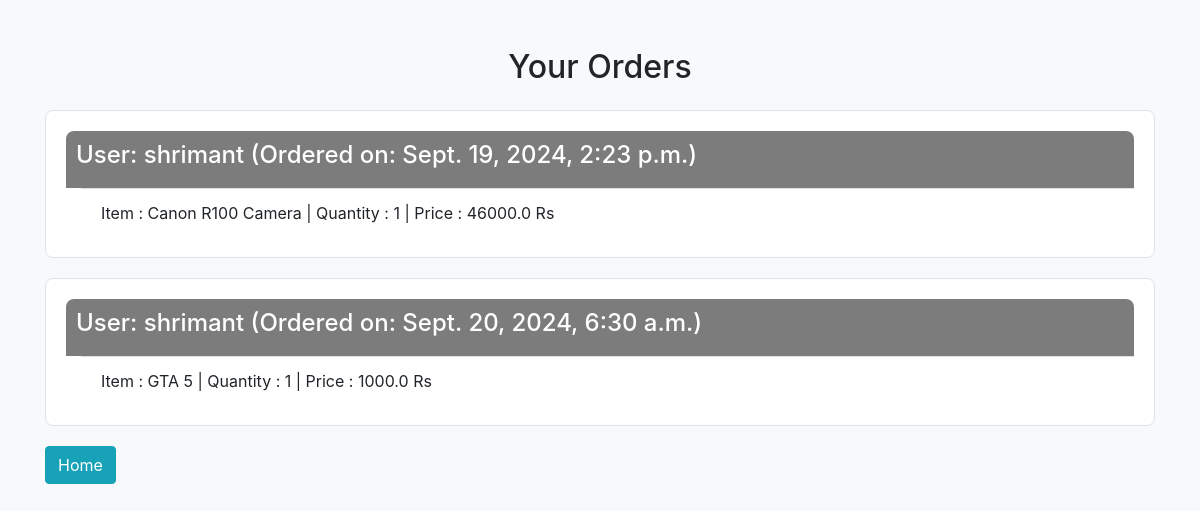
Page /orders (signed in) on the committed database.
### core/models.py (models this page shows, shortened)
class Order(models.Model):
    user = models.ForeignKey(User,on_delete=models.CASCADE)
    items = models.ManyToManyField(OrderItem)
    start_date = models.DateTimeField(auto_now_add=True)
    ordered_date = models.DateTimeField(auto_now_add=True)
    ordered = models.BooleanField(default=False)
    order_id = models.CharField(max_length=100,unique=True,default=None,blank=True,null=True)
    datetime_ofpayment = models.DateTimeField(auto_now_add=True)
    order_delivered = models.BooleanField(default=False)
    order_received = models.BooleanField(default=False)
    is_paid = models.BooleanField(default=False)

class OrderItem(models.Model):
    user = models.ForeignKey(User,on_delete=models.CASCADE)
    ordered = models.BooleanField(default=False)
    product = models.ForeignKey(Product,on_delete=models.CASCADE)
    quantity = models.IntegerField(default=1)

class Product(models.Model):
    name = models.CharField(max_length=100)
    category = models.ForeignKey('Category',on_delete=models.CASCADE,related_name='products')
    desc = models.TextField()
    price = models.FloatField(default=0.0)
    product_available_count = models.IntegerField(default=0)
    img = models.ImageField(upload_to='images')

### core/views.py (the view)
# urls.py: path('orders', views.orders_view,name='orders'),
@login_required
def orders_view(request):
    orders = Order.objects.filter(user=request.user, is_paid=True).prefetch_related('items__product')
    return render(request, 'core/user_orders.html', {'orders': orders})

### templates/core/user_orders.html (shortened to what this page needs)
{% load static %}
<!DOCTYPE html>
<html lang="en">
<head>
    <link rel="stylesheet" href="https://maxcdn.bootstrapcdn.com/bootstrap/4.0.0/css/bootstrap.min.css">
</head>
<body>
    <div class="container mt-5">
        <h2 class="text-center mb-4">Your Orders</h2>
        {% if orders %}
            {% for order in orders %}
                <div class="order-card">
                    <div class="order-title">
                        <h4>User: {{ order.user }} (Ordered on: {{ order.datetime_ofpayment }})</h4>
                    </div>
                    <ul class="list-group list-group-flush">
                        {% for item in order.items.all %}
                            <li class="list-group-item order-item">
                                Item : {{ item.product.name }} | Quantity : {{ item.quantity }} | Price : {{ item.product.price }} Rs
                            </li>
                        {% endfor %}
                    </ul>
                </div>
            {% endfor %}
        {% else %}
            <p>You haven't made any orders yet.</p>
        {% endif %}
        <a href="{% url 'index' %}" class="btn btn-info">Home</a>
    </div>
</body>
</html>

### templates/core/user_orders.html (style rules this page uses)
body { background-color: #f8f9fa; }
.order-card { margin-bottom: 20px; border: 1px solid #dee2e6; border-radius: 8px; background-color: white; padding: 20px; }
.order-item { margin-left: 15px; }
.order-title { background-color: #7c7c7d; color: white; padding: 10px; border-radius: 8px 8px 0 0; }

### rows in the picture
Order: user "shrimant", datetime_ofpayment "Sept. 19, 2024, 2:23 p.m."
OrderItem: product.name "Canon R100 Camera", quantity "1", product.price "46000.0"
Order: user "shrimant", datetime_ofpayment "Sept. 20, 2024, 6:30 a.m."
OrderItem: product.name "GTA 5", quantity "1", product.price "1000.0"
